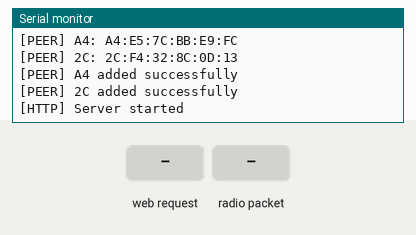
The sketch below on a simulated ESP8266 (NodeMCU). Parts: the last lines printed to the serial monitor. The inputs (shaded band) are chosen by the test bench. WiFi joins after 1.5 s; servers stay silent unless stated.

Above: at 2.7 s.
2.8 s: HTTP request GET /toggle received
At 3.3 s:
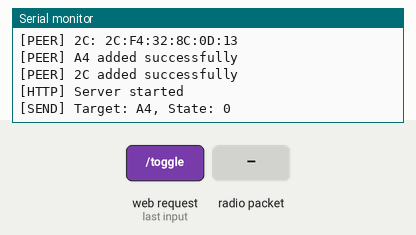
5.8 s: radio packet "A4" arrives
At 7.0 s:
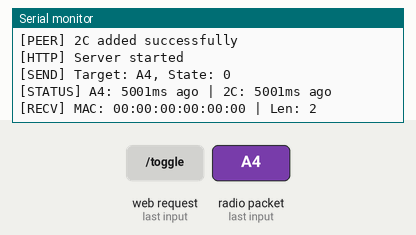
7.3 s: radio packet "/toggle" arrives
At 8.4 s:
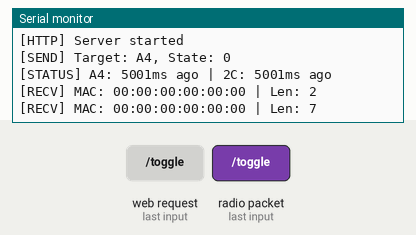

Measured:
- after the input at 2.8 s, the serial monitor: prints a new line at once (image 1)
- after the input at 5.8 s, the serial monitor: prints a new line at once (image 2)
- after the input at 7.3 s, the serial monitor: prints a new line at once (image 3)

The sketch:

controller.ino
```cpp
#include <ESP8266WiFi.h>
#include <espnow.h>

// Peer MAC addresses (update with your actual MACs)
uint8_t macA4[] = {0xA4, 0xE5, 0x7C, 0xBB, 0xE9, 0xFC};
uint8_t mac2C[] = {0x2C, 0xF4, 0x32, 0x8C, 0x0D, 0x13};

WiFiServer server(80);

// Packet structures
struct ControlPacket {
  char target[4];
  bool led;
};

struct AckPacket {
  char name[4];
};

// Last received ACK timestamps
unsigned long lastA4Ack = 0;
unsigned long last2CAck = 0;

// Debug print function for MAC addresses
void printMac(const char* label, const uint8_t* mac) {
  Serial.printf("%s: %02X:%02X:%02X:%02X:%02X:%02X\n",
                label, mac[0], mac[1], mac[2], mac[3], mac[4], mac[5]);
}

void sendToggle(String target, bool state) {
  ControlPacket pkt;
  strncpy(pkt.target, target.c_str(), 3);
  pkt.target[3] = '\0';
  pkt.led = state;

  Serial.printf("[SEND] Target: %s, State: %d\n", pkt.target, pkt.led);
  esp_now_send(target == "A4" ? macA4 : mac2C, (uint8_t *)&pkt, sizeof(pkt));
}

void onReceive(uint8_t *mac, uint8_t *data, uint8_t len) {
  Serial.printf("\n[RECV] MAC: %02X:%02X:%02X:%02X:%02X:%02X | Len: %d\n",
                mac[0], mac[1], mac[2], mac[3], mac[4], mac[5], len);

  if (len == sizeof(AckPacket)) {
    AckPacket* ack = (AckPacket*)data;
    Serial.printf("[ACK] From: %s\n", ack->name);

    if (strcmp(ack->name, "A4") == 0) lastA4Ack = millis();
    else if (strcmp(ack->name, "2C") == 0) last2CAck = millis();
  }
}

void handleClient(WiFiClient client) {
  String request = client.readStringUntil('\r');
  client.flush();

  if (request.indexOf("/toggle") >= 0) {
    String tgt = request.indexOf("2C") >= 0 ? "2C" : "A4";
    bool state = request.indexOf("state=1") >= 0;
    sendToggle(tgt, state);
  }
  else if (request.indexOf("/status") >= 0) {
    client.println("HTTP/1.1 200 OK");
    client.println("Content-Type: application/json");
    client.println("Connection: close\r\n");
    client.printf("{\"A4\":%lu,\"2C\":%lu}",
                 millis() - lastA4Ack, millis() - last2CAck);
    return;
  }

  // Send the complete HTML with working JavaScript
  client.println("HTTP/1.1 200 OK");
  client.println("Content-Type: text/html");
  client.println("Connection: close\r\n");
  client.println(R"rawliteral(
<!DOCTYPE html>
<html>
<head>
  <meta charset="UTF-8">
  <title>ESP Dashboard</title>
  <style>
    .circle {
      width: 50px;
      height: 50px;
      border-radius: 50%;
      background: #f0f0f0;
      margin: 10px;
      display: inline-block;
      transition: background 0.3s;
      border: 2px solid #cccccc;
    }
    .green {
      background: #00ff88 !important;
    }
    .status {
      color: #666;
      font-size: 0.8em;
      margin-left: 10px;
    }
    label {
      vertical-align: super;
    }
  </style>
</head>
<body>
  <h2>ESP Controller</h2>
  <div>
    <div id="circle2C" class="circle"></div>
    <label>
      <input type="checkbox" onchange="toggle('2C', this.checked)"> 2C LED
    </label>
    <span id="status2C" class="status"></span>
  </div>
  <div>
    <div id="circleA4" class="circle"></div>
    <label>
      <input type="checkbox" onchange="toggle('A4', this.checked)"> A4 LED
    </label>
    <span id="statusA4" class="status"></span>
  </div>

  <script>
    let lastA4 = 0, last2C = 0;

    function checkStatus() {
      fetch('/status')
        .then(response => response.json())
        .then(data => {
          // Handle A4 updates
          if (data.A4 < lastA4) {
            flash('A4');
          }
          document.getElementById('statusA4').textContent =
            `${Math.floor(data.A4/1000)} seconds ago`;
          lastA4 = data.A4;

          // Handle 2C updates (using bracket notation for numeric key)
          if (data['2C'] < last2C) {
            flash('2C');
          }
          document.getElementById('status2C').textContent =
            `${Math.floor(data['2C']/1000)} seconds ago`;
          last2C = data['2C'];

          // Repeat every 100ms
          setTimeout(checkStatus, 100);
        })
        .catch(error => {
          console.error('Status check failed:', error);
          setTimeout(checkStatus, 1000);
        });
    }

    function flash(target) {
      const circle = document.getElementById(`circle${target}`);
      circle.classList.add('green');
      setTimeout(() => {
        circle.classList.remove('green');
      }, 200);
    }

    function toggle(target, state) {
      fetch(`/toggle?target=${target}&state=${state ? 1 : 0}`)
        .catch(error => console.error('Toggle failed:', error));
    }

    // Start status checks when page loads
    checkStatus();
  </script>
</body>
</html>
)rawliteral");
}

void setup() {
  Serial.begin(115200);
  Serial.println("\n\n[BOOT] Starting controller...");

  // Get controller's MAC address
  uint8_t controllerMac[6];
  WiFi.macAddress(controllerMac);

  WiFi.mode(WIFI_STA);
  WiFi.begin("Fiodor", "dotoievski");

  Serial.print("[WiFi] Connecting");
  unsigned long wifiStart = millis();
  while (WiFi.status() != WL_CONNECTED) {
    delay(500);
    Serial.print(".");
    if (millis() - wifiStart > 10000) {
      Serial.println("\n[WiFi] Failed to connect!");
      return;
    }
  }
  Serial.printf("\n[WiFi] Connected! IP: %s\n", WiFi.localIP().toString().c_str());

  // Print MAC addresses
  printMac("[MAC] Controller", controllerMac);
  printMac("[PEER] A4", macA4);
  printMac("[PEER] 2C", mac2C);

  // Initialize ESP-NOW
  if (esp_now_init() != 0) {
    Serial.println("[ESP-NOW] Init failed!");
    return;
  }

  esp_now_set_self_role(ESP_NOW_ROLE_CONTROLLER);

  // Add peers with success checks
  if (esp_now_add_peer(macA4, ESP_NOW_ROLE_COMBO, 1, NULL, 0) == 0) {
    Serial.println("[PEER] A4 added successfully");
  } else {
    Serial.println("[PEER] Failed to add A4");
  }

  if (esp_now_add_peer(mac2C, ESP_NOW_ROLE_COMBO, 1, NULL, 0) == 0) {
    Serial.println("[PEER] 2C added successfully");
  } else {
    Serial.println("[PEER] Failed to add 2C");
  }

  esp_now_register_recv_cb(onReceive);
  server.begin();
  Serial.println("[HTTP] Server started");
}

void loop() {
  static unsigned long lastStatus = 0;

  // Periodic status updates
  if (millis() - lastStatus > 5000) {
    Serial.printf("[STATUS] A4: %lums ago | 2C: %lums ago\n",
                 millis() - lastA4Ack, millis() - last2CAck);
    lastStatus = millis();
  }

  WiFiClient client = server.available();
  if (client) handleClient(client);
}
```
